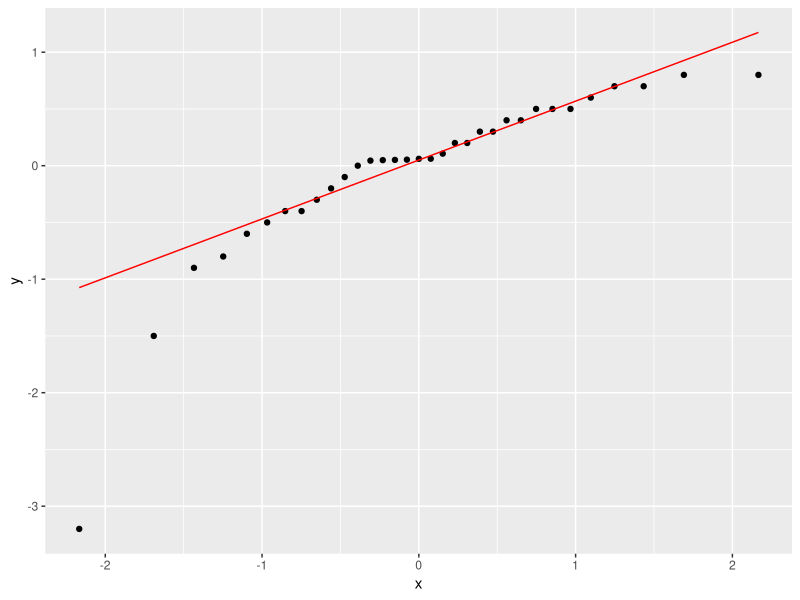

Source code (R): (Note: this script raises an error after producing the figure.)
## ---- chunk 1
library(tidyverse); library(knitr); library(ggplot2); library(kableExtra); library(readxl); library(dplyr); library(flextable); library(pbkrtest); library(broom)
Resultatskjema <- read_excel("Data/Resultatskjema.xlsx", na = "NA")
Resultatskjema.ITT <- read_excel("Data/Resultatskjema_ITT.xlsx", na = "NA")

# analyse intention to treat TG
itt.gluk <- Resultatskjema.ITT %>%
  select(id, group, sex, time, `s-glukose`) %>%
  mutate(time = factor(time, levels = c("pre", "post"),
                       labels = c("Pre", "Post")),
         group = factor(group, levels = c("fls", "kon"),
                        labels = c("Intervensjon", "Kontroll"))) %>% 
  pivot_wider(names_from = time,
              values_from = `s-glukose`) %>%
  mutate(change.gluk.itt = Post - Pre) %>%
  mutate(change.gluk.itt.pros = ((Post - Pre) / Pre) * 100) %>%
  group_by(group) %>%
  print()

# sjekker normalfordelingen 
ggplot(itt.gluk, aes(sample = change.gluk.itt)) + stat_qq() + stat_qq_line(col = "red")

# analyse av endringsscore fra pre til post mellom gruppene
itt.gluk.lm <- lm(change.gluk.itt ~ group, data = itt.gluk)
summary(itt.gluk.lm)

# cohens d
cohensD(change.gluk.itt ~ group, dat = itt.gluk)

# sjekker for kovariat
itt.gluk.lm.co. <- lm(change.gluk.itt ~ group + sex + Pre, data = itt.gluk)
summary(itt.gluk.lm.co.)

itt.gluk.lm.co.pre <- lm(change.gluk.itt ~ group + Pre, data = itt.gluk)
summary(itt.gluk.lm.co.pre)

itt.gluk.lm.co.sex <- lm(change.gluk.itt ~ group + sex, data = itt.gluk)
summary(itt.gluk.lm.co.sex)

# lager et datasett med gjennomsnittsverdier av endring for bruk i graf
mean.itt.gluk <- itt.gluk %>%
  summarise(mean.gluk = mean(change.gluk.itt, na.rm = TRUE),
            sd.gluk = sd(change.gluk.itt, na.rm = TRUE)) %>%
  print()

# lager et datasett for bruk til individuelle verdier i graf (uten dropped out)
dropout.itt.gluk <- itt.gluk %>%
  filter(id != "tr031 10541") %>%
  filter(id != "tr031 13404") %>%
  filter(id != "tr031 11421") %>%
  filter(id != "tr031 004") %>%
  filter(id != "tr031 008") %>%
  filter(id != "tr031 001") %>%
  filter(id != "tr031 016") %>%
  drop_na() %>%
  print()

# lager graf
figur.gluk.itt <- mean.itt.gluk %>%
  ggplot(aes(group, mean.gluk, group = group)) + geom_boxplot(width = 0.3, fill = "white", colour = "black") + geom_errorbar(aes(ymin = mean.gluk - sd.gluk, ymax = mean.gluk + sd.gluk), width = 0.1) + theme_classic() + geom_point(data = dropout.itt.gluk, aes(group, change.gluk.itt), size = 2, alpha = 0.4) + labs(x = "", y = paste("Endring fra pre- til posttest", "i glukose (mmol/l)", sep="\n")) + geom_hline(yintercept = 0, linetype = "solid", color = "black") + theme(axis.title = element_text(size = 11), axis.text.x = element_text(size = 10), axis.text.y = element_text(size = 10)) + ylim(-3.2, 1.5) + theme(axis.text.x = element_text(angle=20, vjust = 0.5))

figur.gluk.itt
## ---- chunk 2
library(tidyverse); library(knitr); library(ggplot2); library(kableExtra); library(readxl); library(dplyr); library(flextable); library(pbkrtest); library(broom)
Resultatskjema <- read_excel("Data/Resultatskjema.xlsx", na = "NA")

# analyse per protocl 1 treningsøkt per uke

# ordner et datasett for grafisk fremstilling med individuelle endringer fra pre til post i prosent og endringsscore for bruk i statistiske tester
pp.gluk <- Resultatskjema %>%
  select(id, sex, group, time, `s-glukose`) %>%
  filter(id != "tr031 012") %>% 
  filter(id != "tr031 013") %>% 
  filter(id != "tr031 010") %>% 
  filter(id != "tr031 007") %>%
  filter(id != "tr031 006") %>%
  # fjerner drop out
  filter(id != "tr031 10541") %>%
  filter(id != "tr031 13404") %>%
  filter(id != "tr031 11421") %>%
  filter(id != "tr031 004") %>%
  filter(id != "tr031 008") %>%
  filter(id != "tr031 001") %>%
  filter(id != "tr031 016") %>%
  mutate(time = factor(time, levels = c("pre", "post"),
                       labels = c("Pre", "Post")),
         group = factor(group, levels = c("fls", "kon"),
                        labels = c("Intervensjon", "Kontroll"))) %>% 
  pivot_wider(names_from = time,
              values_from = `s-glukose`) %>%
  mutate(change.gluk.pp = Post - Pre) %>%
  mutate(change.gluk.pp.pros = ((Post - Pre)/ Pre) * 100) %>%
  group_by(group) %>%
  print()

# sjekker normalfordelingen 
ggplot(pp.gluk, aes(sample = change.gluk.pp)) + stat_qq() + stat_qq_line(col = "red")

# analyse av endringsscore fra pre til post mellom gruppene
pp.gluk.lm <- lm(change.gluk.pp ~ group, data = pp.gluk)
summary(pp.gluk.lm)

# cohens d
cohensD(change.gluk.pp ~ group, dat = pp.gluk)

# sjekker for kovariat
pp.gluk.lm.co <- lm(change.gluk.pp ~ group + sex + Pre, data = pp.gluk)
summary(pp.gluk.lm.co)

pp.gluk.lm.co.pre <- lm(change.gluk.pp ~ group + Pre, data = pp.gluk)
summary(pp.gluk.lm.co.pre)

pp.gluk.lm.co.sex <- lm(change.gluk.pp ~ group + sex + Pre, data = pp.gluk)
summary(pp.gluk.lm.co.sex)

# lager et datasett med gjennomsnittsverdier av prosentvis endring for bruk i graf
mean.pp.gluk <- pp.gluk %>%
  summarise(mean.gluk.pp = mean(change.gluk.pp, na.rm = TRUE),
            sd.gluk.pp = sd(change.gluk.pp, na.rm = TRUE)) %>%
  print()

figur.gluk.pp <- mean.pp.gluk %>%
  ggplot(aes(group, mean.gluk.pp, group = group)) + geom_boxplot(width = 0.3, fill = "white", colour = "black") + geom_errorbar(aes(ymin = mean.gluk.pp - sd.gluk.pp, ymax = mean.gluk.pp + sd.gluk.pp), width = 0.1) + theme_classic() + geom_point(data = pp.gluk, aes(group, change.gluk.pp), size = 2, alpha = 0.4) + labs(x = "", y = element_blank()) + geom_hline(yintercept = 0, linetype = "solid", color = "black") + theme(axis.title = element_text(size = 11), axis.text.x = element_text(size = 10), axis.text.y = element_text(size = 10)) + ylim(-3.2, 1.5) + theme(axis.text.x = element_text(angle=20, vjust = 0.5))

figur.gluk.pp
## ---- chunk 3
library(tidyverse); library(knitr); library(ggplot2); library(kableExtra); library(readxl); library(dplyr); library(flextable); library(pbkrtest); library(broom); library(ggsignif)
Resultatskjema <- read_excel("Data/Resultatskjema.xlsx", na = "NA")

# analyse per protocl 2 treningsøkter per uke

# ordner et datasett for grafisk fremstilling med individuelle endringer fra pre til post i prosent og endringsscore for bruk i statistiske tester
ppm.gluk <- Resultatskjema %>%
  select(id, sex, group, time, `s-glukose`) %>%
  # filtrerer ut irrelevante datapunkter
  filter(id != "tr031 012") %>% 
  filter(id != "tr031 013") %>% 
  filter(id != "tr031 010") %>% 
  filter(id != "tr031 007") %>% 
  filter(id != "tr031 002") %>% 
  filter(id != "tr031 006") %>% 
  filter(id != "tr031 009") %>% 
  filter(id != "tr031 015") %>%
  filter(id != "tr031 014") %>%
  # fjerner drop out
  filter(id != "tr031 10541") %>%
  filter(id != "tr031 13404") %>%
  filter(id != "tr031 11421") %>%
  filter(id != "tr031 004") %>%
  filter(id != "tr031 008") %>%
  filter(id != "tr031 001") %>%
  filter(id != "tr031 016") %>%
  mutate(time = factor(time, levels = c("pre", "post"),
                       labels = c("Pre", "Post")),
         group = factor(group, levels = c("fls", "kon"),
                        labels = c("Intervensjon", "Kontroll"))) %>% 
  pivot_wider(names_from = time,
              values_from = `s-glukose`) %>%
  mutate(change.gluk.ppm = Post - Pre) %>%
  mutate(change.gluk.pros.ppm = ((Post - Pre)/ Pre) * 100) %>%
  group_by(group) %>%
  print()

# sjekker normalfordelingen 
ggplot(ppm.gluk, aes(sample = change.gluk.ppm)) + stat_qq() + stat_qq_line(col = "red")

# analyse av endringsscore fra pre til post mellom gruppene
ppm.gluk.lm <- lm(change.gluk.ppm ~ group, data = ppm.gluk)
summary(ppm.gluk.lm)

# cohens d
cohensD(change.gluk.ppm ~ group, dat = ppm.gluk)

# sjekker for kovariat
ppm.gluk.lm.co <- lm(change.gluk.ppm ~ group + sex + Pre, data = ppm.gluk)
summary(ppm.gluk.lm.co)

ppm.gluk.lm.co.pre <- lm(change.gluk.ppm ~ group + Pre, data = ppm.gluk)
summary(ppm.gluk.lm.co.pre)

ppm.gluk.lm.co.sex <- lm(change.gluk.ppm ~ group + sex + Pre, data = ppm.gluk)
summary(ppm.gluk.lm.co.sex)

# lager et datasett med gjennomsnittsverdier av prosentvis endring for bruk i graf
mean.ppm.gluk <- ppm.gluk %>%
  summarise(mean.gluk.ppm = mean(change.gluk.ppm, na.rm = TRUE),
            sd.gluk.ppm = sd(change.gluk.ppm, na.rm = TRUE)) %>%
  print()

figur.gluk.ppm <- mean.ppm.gluk %>%
  ggplot(aes(group, mean.gluk.ppm, group = group)) + geom_boxplot(width = 0.3, fill = "white", colour = "black") + geom_errorbar(aes(ymin = mean.gluk.ppm - sd.gluk.ppm, ymax = mean.gluk.ppm + sd.gluk.ppm), width = 0.1) + theme_classic() + geom_point(data = ppm.gluk, aes(group, change.gluk.ppm), size = 2, alpha = 0.4) + labs(x = "", y = element_blank()) + geom_hline(yintercept = 0, linetype = "solid", color = "black") + theme(axis.title = element_text(size = 11), axis.text.x = element_text(size = 10), axis.text.y = element_text(size = 10)) + ylim(-3.2, 1.5) + theme(axis.text.x = element_text(angle=20, vjust = 0.5))

figur.gluk.ppm

library(cowplot)
plot_grid(figur.gluk.itt, figur.gluk.pp, figur.gluk.ppm, nrow = 1, labels = c('A', 'B', 'C'), align = "hv")
